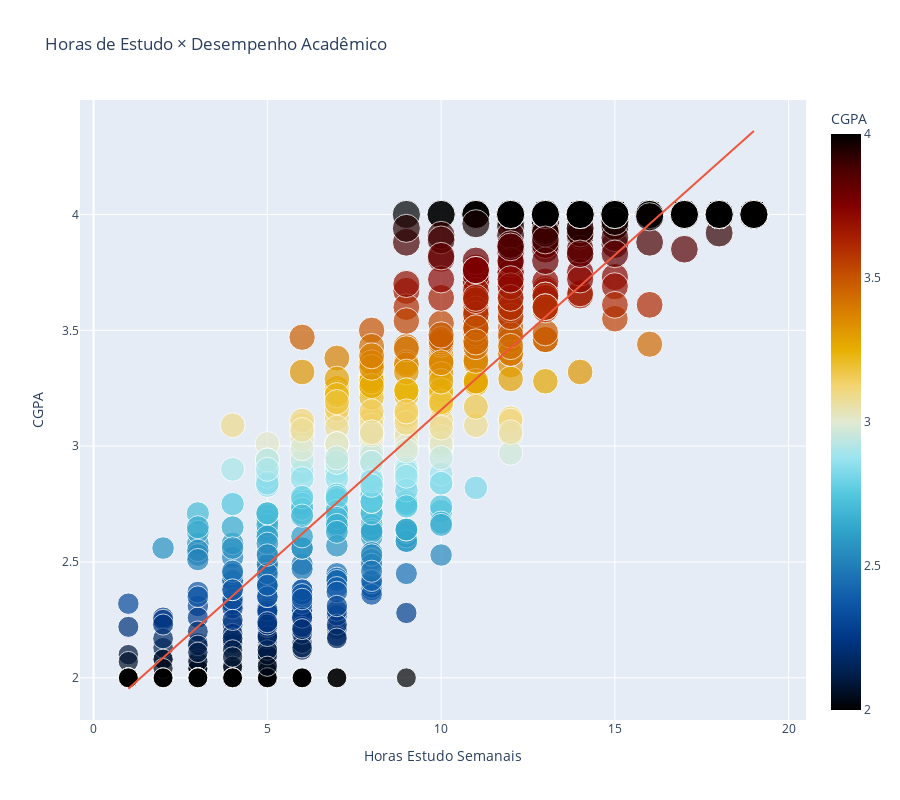

Source (notebook cell):
### Markdown cell above
### P1. Análise Explanatória Insight #1 
**Impacto da Quantidade de Horas de Estudo Por Semana no Desempenho Estudantil**

O gráfico mostra uma relação direta entre a carga semanal de estudos e o desempenho acadêmico. Entre os estudantes que dedicam poucas horas de estudo, a concentração maior ocorre em faixas de notas mais baixas, indicando que a limitação no tempo de dedicação pode comprometer o aproveitamento das disciplinas.

À medida que avançamos para uma quantidade intermediária de horas, a distribuição de notas torna-se mais variada. Embora ainda haja uma parcela significativa de alunos com desempenho próximo da média, começam a surgir casos que se destacam tanto para cima quanto para baixo. 

Isso sugere que o aumento de horas não garante, por si só, um bom desempenho, mas amplia a possibilidade de resultados diferenciados dependendo da qualidade do estudo, da organização pessoal e de fatores individuais como motivação e hábitos de aprendizagem.

### Code cell
#| fig-cap: "Gráfico de dispersão mostrando como as CGPAs variam conforme as horas de estudo por semana"
fig = px.scatter(df, x="StudyHoursPerWeek", y="CGPA", color="CGPA",
                 color_continuous_scale=px.colors.cyclical.IceFire,
                 size='CGPA',
                 height=800,
                 trendline="ols",
                 title="Horas de Estudo × Desempenho Acadêmico")

fig.update_traces(hovertemplate='Horas de Estudo Semanal: %{x}<br>CGPA: %{y}')

fig.update_layout(
    xaxis_title="Horas Estudo Semanais",
    yaxis_title="CGPA"
)

fig.show()

### Figure 1 — Plotly figure (JSON) as saved in the notebook; plotly's stock layout.template omitted (floating-point values rounded to 4 significant figures; data arrays with more than 128 entries replaced by an {"elided": "..."} marker saying what was removed)
{"data": [{"hovertemplate": "Horas de Estudo Semanal: %{x}<br>CGPA: %{y}", "legendgroup": "", "marker": {"color": {"elided": "1000 float values"}, "coloraxis": "coloraxis", "size": {"elided": "1000 float values"}, "sizemode": "area", "sizeref": 0.01, "symbol": "circle"}, "mode": "markers", "name": "", "orientation": "v", "showlegend": false, "type": "scatter", "x": {"elided": "1000 int values"}, "xaxis": "x", "y": {"elided": "1000 float values"}, "yaxis": "y"}, {"hovertemplate": "Horas de Estudo Semanal: %{x}<br>CGPA: %{y}", "legendgroup": "", "marker": {"symbol": "circle"}, "mode": "lines", "name": "", "showlegend": false, "type": "scatter", "x": {"elided": "1000 int values"}, "xaxis": "x", "y": {"elided": "1000 float values"}, "yaxis": "y"}], "layout": {"coloraxis": {"colorbar": {"title": {"text": "CGPA"}}, "colorscale": [[0, "#000000"], [0.0625, "#001f4d"], [0.125, "#003786"], [0.1875, "#0e58a8"], [0.25, "#217eb8"], [0.3125, "#30a4ca"], [0.375, "#54c8df"], [0.4375, "#9be4ef"], [0.5, "#e1e9d1"], [0.5625, "#f3d573"], [0.625, "#e7b000"], [0.6875, "#da8200"], [0.75, "#c65400"], [0.8125, "#ac2301"], [0.875, "#820000"], [0.9375, "#4c0000"], [1, "#000000"]]}, "height": 800, "legend": {"itemsizing": "constant", "tracegroupgap": 0}, "title": {"text": "Horas de Estudo × Desempenho Acadêmico"}, "xaxis": {"anchor": "y", "domain": [0, 1], "title": {"text": "Horas Estudo Semanais"}}, "yaxis": {"anchor": "x", "domain": [0, 1], "title": {"text": "CGPA"}}}}
